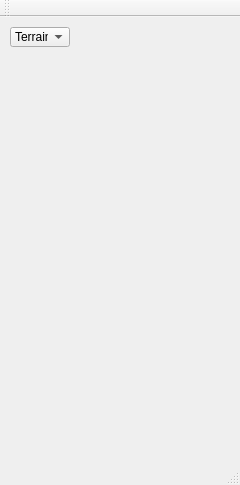
<?xml version="1.0" encoding="UTF-8"?>
<ui version="4.0">
 <class>PaletteWindow</class>
 <widget class="QMainWindow" name="PaletteWindow">
  <property name="geometry">
   <rect>
    <x>0</x>
    <y>0</y>
    <width>240</width>
    <height>485</height>
   </rect>
  </property>
  <property name="windowTitle">
   <string>PaletteWindow</string>
  </property>
  <widget class="QWidget" name="centralWidget">
   <widget class="QComboBox" name="palette_combo_box">
    <property name="geometry">
     <rect>
      <x>10</x>
      <y>10</y>
      <width>60</width>
      <height>20</height>
     </rect>
    </property>
    <item>
     <property name="text">
      <string>Terrain</string>
     </property>
    </item>
    <item>
     <property name="text">
      <string>Unit</string>
     </property>
    </item>
   </widget>
  </widget>
  <widget class="QMenuBar" name="menuBar">
   <property name="geometry">
    <rect>
     <x>0</x>
     <y>0</y>
     <width>240</width>
     <height>21</height>
    </rect>
   </property>
  </widget>
  <widget class="QToolBar" name="mainToolBar">
   <attribute name="toolBarArea">
    <enum>TopToolBarArea</enum>
   </attribute>
   <attribute name="toolBarBreak">
    <bool>false</bool>
   </attribute>
  </widget>
  <widget class="QStatusBar" name="statusBar"/>
 </widget>
 <layoutdefault spacing="6" margin="11"/>
 <resources/>
 <connections/>
</ui>
